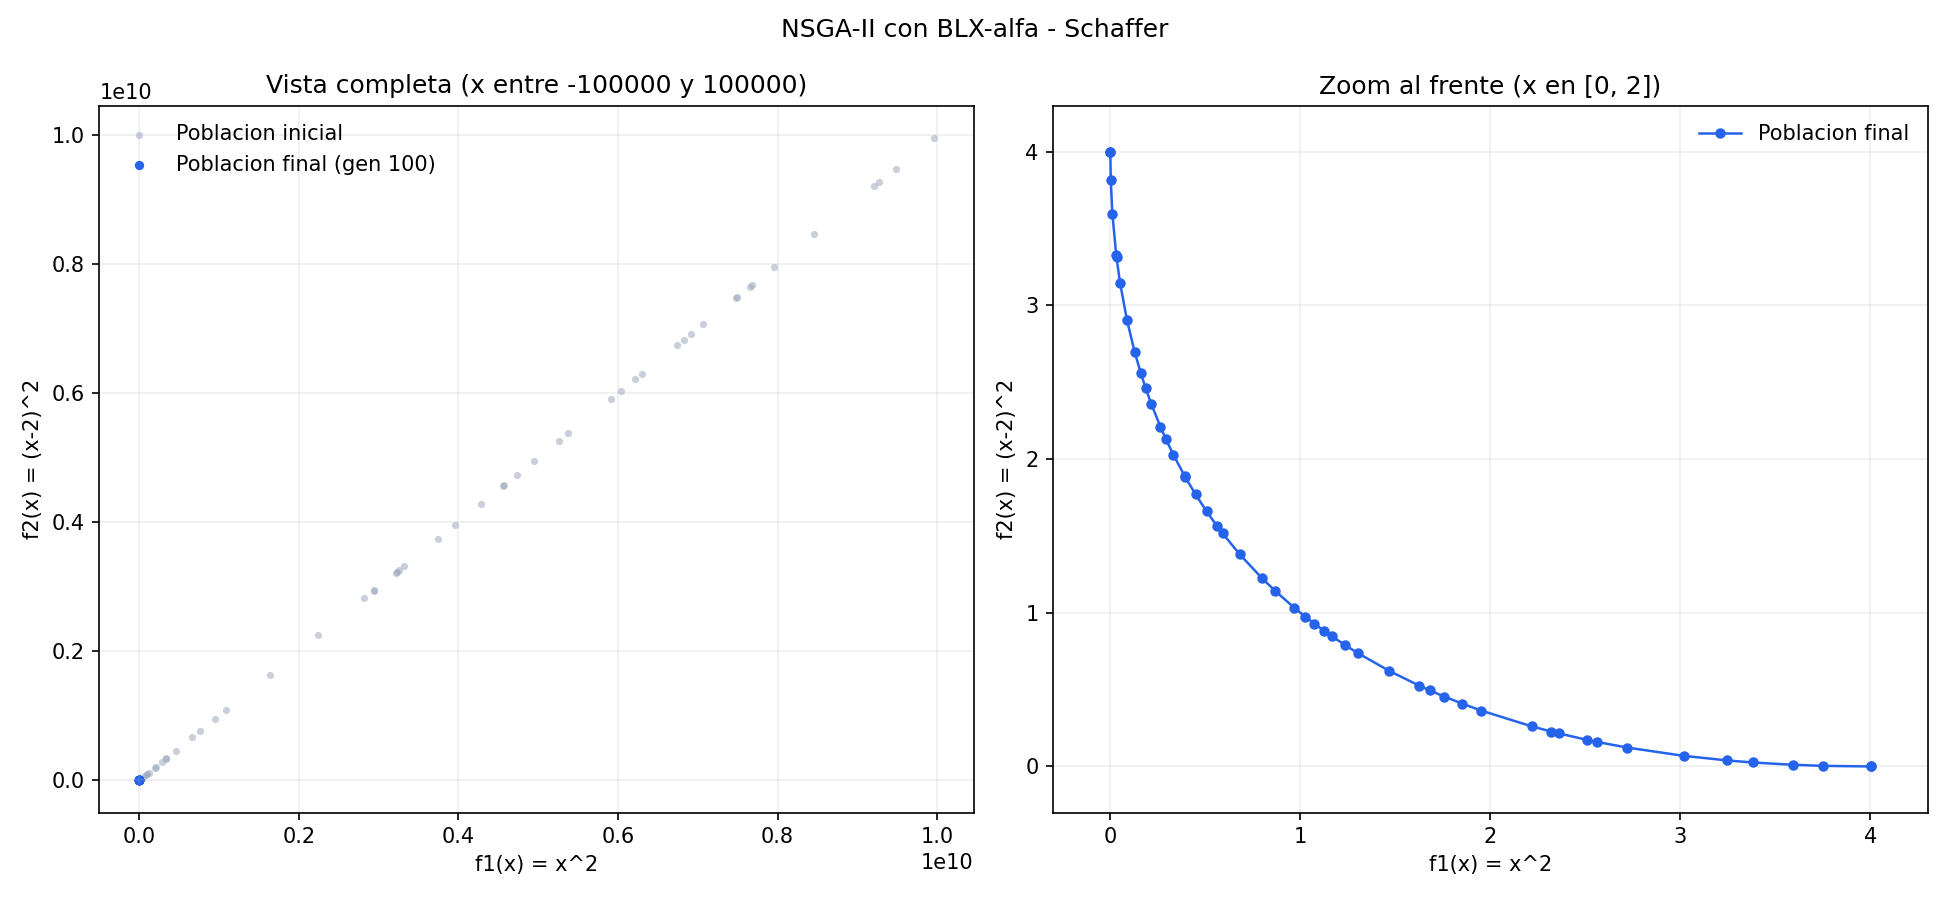

Generate this figure with Python:
import random
import matplotlib.pyplot as plt


def dominancia(a, b):
    bandera = 0
    i = 0
    while i < len(a) and a[i] <= b[i]:
        if a[i] < b[i]:  # minimizar
            bandera = 1  # mejor en algun objetivo
        i += 1

    if bandera == 1 and i >= len(a):  # aqui se cumple porque i termina en i=len(a)
        return True
    else:
        return False  # compare


def schaffer(x):
    f1 = x ** 2
    f2 = (x - 2) ** 2
    return f1, f2


def fast_nondominated_sort(poblacion):
    # poblacion: lista de soluciones [f1, f2, ...extra]
    # devuelve una lista de frentes, cada frente es una lista de indices
    n = len(poblacion)
    dominados_por = [[] for _ in range(n)]  # Sp: a quienes domina p
    contador_dominacion = [0] * n           # np: cuantos dominan a p

    frentes = [[]]

    for p in range(n):
        for q in range(n):
            if p == q:
                continue
            if dominancia(poblacion[p][:2], poblacion[q][:2]):
                dominados_por[p].append(q)
            elif dominancia(poblacion[q][:2], poblacion[p][:2]):
                contador_dominacion[p] += 1

        if contador_dominacion[p] == 0:
            frentes[0].append(p)

    i = 0
    while len(frentes[i]) > 0:
        siguiente_frente = []
        for p in frentes[i]:
            for q in dominados_por[p]:
                contador_dominacion[q] -= 1
                if contador_dominacion[q] == 0:
                    siguiente_frente.append(q)
        i += 1
        frentes.append(siguiente_frente)

    frentes.pop()  # el ultimo frente queda vacio
    return frentes


VALOR_GRANDE = 999999  # sustituye al infinito para los puntos frontera


def crowding_distance(frente, poblacion, num_objetivos=2):
    # frente: lista de indices de un mismo frente
    # devuelve un diccionario {indice: distancia}, sin normalizar
    l = len(frente)
    distancia = {idx: 0 for idx in frente}

    for m in range(num_objetivos):
        ordenado = sorted(frente, key=lambda idx: poblacion[idx][m])

        distancia[ordenado[0]] = VALOR_GRANDE   # puntos frontera siempre seleccionados
        distancia[ordenado[-1]] = VALOR_GRANDE

        for i in range(1, l - 1):
            distancia[ordenado[i]] += poblacion[ordenado[i + 1]][m] - poblacion[ordenado[i - 1]][m]

    return distancia


# NSGA-II

N = 50                 # tamaño de la poblacion
GENERACIONES = 100
LIM_INF = -10 ** 5     # dominio de x 
LIM_SUP = 10 ** 5
ALFA = 0.5             # que tanto se estira el rango de los padres en la cruza
PROB_MUTACION = 0.1    # probabilidad de mutar a cada hijo


def evaluar(x):
    # arma la solucion [f1, f2, x]
    f1, f2 = schaffer(x)
    return [f1, f2, x]


def genera_poblacion(n):
    poblacion = []
    for _ in range(n):
        poblacion.append(evaluar(random.uniform(LIM_INF, LIM_SUP)))
    return poblacion


def comparacion_crowded(a, b, rango, distancia):
    # operador <n: ¿a es mejor que b?
    # gana el de menor frente; si estan en el mismo frente, gana el de mayor distancia
    if rango[a] < rango[b]:
        return True
    if rango[a] == rango[b] and distancia[a] > distancia[b]:
        return True
    return False


def torneo(P, rango, distancia):
    # torneo binario: se toman dos al azar y se queda el mejor segun <n
    a = random.randrange(len(P))
    b = random.randrange(len(P))
    if comparacion_crowded(a, b, rango, distancia):
        return P[a]
    else:
        return P[b]


def cruza_blx(p1, p2):
    # p1, p2: valor de x de cada padre
    minimo = min(p1, p2)
    maximo = max(p1, p2)
    rango = maximo - minimo                          # range_i = max_i - min_i
    beta1 = minimo - rango * ALFA                    # B1 = min_i - range_i * alfa
    beta2 = maximo + rango * ALFA                    # B2 = max_i + range_i * alfa
    y1 = beta1 + random.random() * (beta2 - beta1)   # y1 = B1 + rand(B2 - B1)
    y2 = beta1 + random.random() * (beta2 - beta1)   # y2 = B1 + rand(B2 - B1), con otro rand
    return y1, y2


def mutacion(x):
    # mutacion uniforme: con cierta probabilidad, x se cambia por un valor al azar del dominio
    if random.random() < PROB_MUTACION:
        return random.uniform(LIM_INF, LIM_SUP)
    return x


def recortar(x):
    # si la cruza BLX puede sacar a x del dominio, aqui se regresa al limite
    return max(LIM_INF, min(LIM_SUP, x))


def make_new_pop(P, rango, distancia):
    # seleccion, cruza y mutacion para crear Q(t+1) a partir de P
    Q = []
    while len(Q) < N:
        padre1 = torneo(P, rango, distancia)
        padre2 = torneo(P, rango, distancia)
        y1, y2 = cruza_blx(padre1[2], padre2[2])
        Q.append(evaluar(recortar(mutacion(y1))))
        if len(Q) < N:
            Q.append(evaluar(recortar(mutacion(y2))))
    return Q


def siguiente_poblacion(P, Q):
    R = P + Q                                   # Rt = Pt U Qt
    frentes = fast_nondominated_sort(R)         # F = fast-non-dominated-sort(Rt)

    P_nueva = []                                # Pt+1 = vacio
    rango = []                                  # en que frente quedo cada uno (para el torneo)
    distancia_nueva = []                        # su crowding distance (para el torneo)
    i = 0                                       # i = 1 (aqui empieza en 0)
    while i < len(frentes) and len(P_nueva) + len(frentes[i]) <= N:   # until |Pt+1| + |Fi| <= N
        distancia = crowding_distance(frentes[i], R)                   # crowding-distance-assignment(Fi)
        for idx in frentes[i]:                                         # Pt+1 = Pt+1 U Fi
            P_nueva.append(R[idx])
            rango.append(i)
            distancia_nueva.append(distancia[idx])
        i += 1                                                         # i = i + 1

    if len(P_nueva) < N:
        distancia = crowding_distance(frentes[i], R)
        ordenado = sorted(frentes[i], key=lambda idx: distancia[idx], reverse=True)   # Sort(Fi, <n)
        faltan = N - len(P_nueva)
        for idx in ordenado[:faltan]:                                                 # Fi[1 : (N - |Pt+1|)]
            P_nueva.append(R[idx])
            rango.append(i)
            distancia_nueva.append(distancia[idx])

    return P_nueva, rango, distancia_nueva


def nsga2():
    P = genera_poblacion(N)                    # P0 aleatoria
    inicial = [list(sol) for sol in P]
    # P0 tambien se separa en frentes para que el primer torneo use <n
    # (con Q vacio, R = P0 cabe completo y nadie se descarta)
    P, rango, distancia = siguiente_poblacion(P, [])
    Q = make_new_pop(P, rango, distancia)      # Q0 = make-new-pop(P0)

    for t in range(GENERACIONES):
        P, rango, distancia = siguiente_poblacion(P, Q)
        Q = make_new_pop(P, rango, distancia)   # Qt+1 = make-new-pop(Pt+1)
                                                # t = t + 1 (lo hace el for)
    return inicial, P


if __name__ == "__main__":
    print("NSGA-II funcion de Schaffer")

    inicial, final = nsga2()
    final.sort(key=lambda p: p[2])

    frentes = fast_nondominated_sort(final)
    print(f"\nPoblacion final (generacion {GENERACIONES}): {len(frentes[0])} de {len(final)} soluciones en F1")
    for sol in final:
        print(f"  f1={sol[0]:.4f}  f2={sol[1]:.4f}  x={sol[2]:.4f}")

    fig, (ax1, ax2) = plt.subplots(1, 2, figsize=(13, 6))

    ax1.scatter(
        [p[0] for p in inicial], [p[1] for p in inicial],
        s=12, alpha=0.5, color="#94a3b8", linewidths=0, label="Poblacion inicial",
    )
    ax1.scatter(
        [p[0] for p in final], [p[1] for p in final],
        s=12, color="#2563eb", label=f"Poblacion final (gen {GENERACIONES})",
    )
    ax1.set_title(f"Vista completa (x entre {LIM_INF} y {LIM_SUP})")
    ax1.legend(frameon=False)

    ax2.plot(
        [p[0] for p in final], [p[1] for p in final],
        color="#2563eb", linewidth=1.2, marker="o", markersize=4,
        label="Poblacion final",
    )
    ax2.set_xlim(-0.3, 4.3)
    ax2.set_ylim(-0.3, 4.3)
    ax2.set_title("Zoom al frente (x en [0, 2])")
    ax2.legend(frameon=False)

    for ax in (ax1, ax2):
        ax.set_xlabel("f1(x) = x^2")
        ax.set_ylabel("f2(x) = (x-2)^2")
        ax.grid(True, alpha=0.2)

    fig.suptitle("NSGA-II con BLX-alfa - Schaffer")
    fig.tight_layout()
    fig.savefig("nsga2_schaffer.png", dpi=150)
    plt.show()
